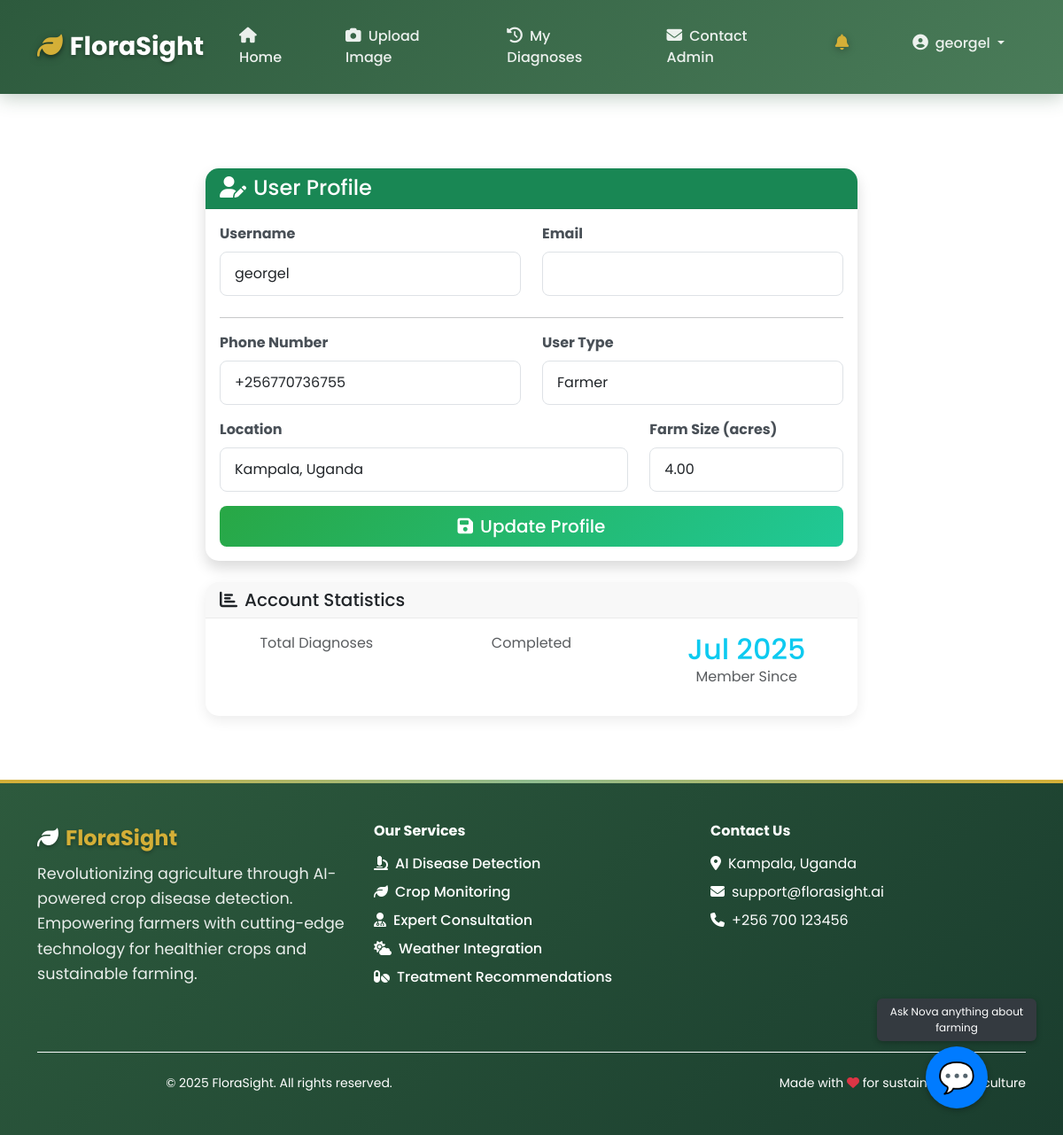
Screenshot of /profile/ (signed in) with the database file from the repository.
### crops/models.py (models this page shows, shortened)
class UserProfile(models.Model):
    user = models.OneToOneField(User, on_delete=models.CASCADE)
    phone_number = models.CharField(max_length=15, blank=True)
    location = models.CharField(max_length=100, blank=True)
    farm_size = models.DecimalField(max_digits=10, decimal_places=2, null=True, blank=True)
    primary_crops = models.CharField(max_length=200, blank=True, help_text="Main crops you grow")
    user_type = models.CharField(max_length=20, choices=[
        ('farmer', 'Farmer'),
        ('agronomist', 'Agronomist'),
        ('extension_worker', 'Extension Worker'),
    ], default='farmer')
    created_at = models.DateTimeField(auto_now_add=True)

### crops/views.py (the view)
# urls.py: path('profile/', views.profile, name='profile'),
@login_required
def profile(request):
    profile, created = UserProfile.objects.get_or_create(user=request.user)
    if request.method == 'POST':
        form = UserProfileForm(request.POST, instance=profile)
        if form.is_valid():
            form.save()
            messages.success(request, 'Profile updated successfully!')
            return redirect('crops:profile')
    else:
        form = UserProfileForm(instance=profile)
    context = {
        'form': form,
        'profile': profile,
    }
    return render(request, 'crops/profile.html', context)

### crops/forms.py
class UserProfileForm(forms.ModelForm):
    class Meta:
        model = UserProfile
        fields = ['phone_number', 'location', 'farm_size', 'user_type', 'primary_crops']
        widgets = {
            'phone_number': forms.TextInput(attrs={
                'class': 'form-control',
                'placeholder': '+1234567890'
            }),
            'location': forms.TextInput(attrs={
                'class': 'form-control',
                'placeholder': 'City, State/Province, Country'
            }),
            'farm_size': forms.NumberInput(attrs={
                'class': 'form-control',
                'placeholder': 'Farm size in acres',
                'step': '0.01'
            }),
            'user_type': forms.Select(attrs={
                'class': 'form-control'
            }),
            'primary_crops': forms.TextInput(attrs={
                'class': 'form-control',
                'placeholder': 'e.g., Maize, Beans, Coffee'
            }),
        }

### crops/context_processors.py (called while the page is built)
def notifications(request):
    if not request.user.is_authenticated:
        return {}
    messages = SystemMessage.objects.filter(
        Q(user=request.user) | Q(user__isnull=True)
    ).order_by('-created_at')
    return {
        'unread_count': messages.filter(is_read=False).count(),
        'user_messages': messages[:5]  # Show 5 most recent
    }

### templates/crops/profile.html (shortened to what this page needs)
{% extends 'base.html' %}
{% load static %}
{% block content %}
<div class="container py-4">
    <div class="row justify-content-center">
        <div class="col-lg-8">
            <div class="card shadow">
                <div class="card-header bg-success text-white">
                    <h4 class="mb-0">
                        <i class="fas fa-user-edit me-2"></i>User Profile
                    </h4>
                </div>
                <div class="card-body">
                    <form method="post">
                        <div class="row mb-4">
                            <div class="col-md-6">
                                <label class="form-label fw-bold">Username</label>
                                <input type="text" class="form-control" value="{{ user.username }}" readonly>
                            </div>
                            <div class="col-md-6">
                                <label class="form-label fw-bold">Email</label>
                                <input type="email" class="form-control" value="{{ user.email }}" readonly>
                            </div>
                        </div>
                        <hr>
                        <div class="row">
                            <div class="col-md-6 mb-3">
                                <label for="{{ form.phone_number.id_for_label }}" class="form-label fw-bold">
                                    Phone Number
                                </label>
                                {{ form.phone_number }}
                            </div>
                            <div class="col-md-6 mb-3">
                                <label for="{{ form.user_type.id_for_label }}" class="form-label fw-bold">
                                    User Type
                                </label>
                                {{ form.user_type }}
                            </div>
                        </div>
                        <div class="row">
                            <div class="col-md-8 mb-3">
                                <label for="{{ form.location.id_for_label }}" class="form-label fw-bold">
                                    Location
                                </label>
                                {{ form.location }}
                            </div>
                            <div class="col-md-4 mb-3">
                                <label for="{{ form.farm_size.id_for_label }}" class="form-label fw-bold">
                                    Farm Size (acres)
                                </label>
                                {{ form.farm_size }}
                            </div>
                        </div>
                        <div class="d-grid">
                            <button type="submit" class="btn btn-success btn-lg">
                                <i class="fas fa-save me-2"></i>Update Profile
                            </button>
                        </div>
                    </form>
                </div>
            </div>
<div class="card mt-4">
    <div class="card-header">
        <h5 class="mb-0">
            <i class="fas fa-chart-bar me-2"></i>Account Statistics
        </h5>
    </div>
    <div class="card-body">
        <div class="row text-center">
            <div class="col-md-4">
                <div class="stat-item">
                    <p class="text-muted">Total Diagnoses</p>
                </div>
            </div>
            <div class="col-md-4">
                <div class="stat-item">
                    <p class="text-muted">Completed</p>
                </div>
            </div>
            <div class="col-md-4">
                <div class="stat-item">
                    <h3 class="text-info">{{ profile.created_at|date:"M Y" }}</h3>
                    <p class="text-muted">Member Since</p>
                </div>
            </div>
        </div>
    </div>
</div>
{%endblock%}

### templates/base.html (shortened to what this page needs)
{% load static %}
<!DOCTYPE html>
<html lang="en">
<head>
    <link href="https://cdn.jsdelivr.net/npm/bootstrap@5.3.0/dist/css/bootstrap.min.css" rel="stylesheet">
    <link rel="stylesheet" href="https://cdnjs.cloudflare.com/ajax/libs/font-awesome/6.4.0/css/all.min.css">
    <link rel="stylesheet" href="{% static 'css/style.css' %}">
</head>
<body>
    <nav class="navbar navbar-expand-lg navbar-dark fixed-top">
        <div class="container">
            <a class="navbar-brand" href="{% url 'crops:home' %}">
                <i class="fas fa-leaf me-2"></i>FloraSight
            </a>
            <div class="collapse navbar-collapse" id="navbarNav">
                <ul class="navbar-nav me-auto">
                    {% if user.is_authenticated %}
                        {% if user.is_staff %}
                            <li class="nav-item">
                                <a class="nav-link" href="{% url 'crops:admin_panel' %}">
                                    <i class="fas fa-cogs"></i>Admin Panel
                                </a>
                            </li>
                        {% else %}
                            <li class="nav-item">
                                <a class="nav-link" href="{% url 'crops:home' %}">
                                    <i class="fas fa-home"></i>Home
                                </a>
                            </li>
                            <li class="nav-item">
                                <a class="nav-link" href="{% url 'crops:upload_image' %}">
                                    <i class="fas fa-camera"></i>Upload Image
                                </a>
                            </li>
                            <li class="nav-item">
                                <a class="nav-link" href="{% url 'crops:diagnosis_history' %}">
    <i class="fas fa-history"></i>My Diagnoses
</a>
                            </li>
                            <li class="nav-item">
                                <a class="nav-link" href="{% url 'crops:send_message_to_admin' %}">
                                    <i class="fas fa-envelope"></i>Contact Admin
                                </a>
                            </li>
                        {% endif %}
                    {% else %}
                        <li class="nav-item">
                            <a class="nav-link" href="{% url 'crops:home' %}">
                                <i class="fas fa-home"></i>Home
                            </a>
                        </li>
                    {% endif %}
                </ul>
                <ul class="navbar-nav ms-auto">
                    {% if user.is_authenticated %}
                        <li class="nav-item dropdown me-3">
                            <a class="nav-link notification-bell" href="#" data-bs-toggle="dropdown">
                                <i class="fas fa-bell"></i>
                            </a>
                        </li>
                        <li class="nav-item dropdown">
                            <a class="nav-link dropdown-toggle" href="#" role="button" data-bs-toggle="dropdown">
                                <i class="fas fa-user-circle me-2"></i>{{ user.username }}
                            </a>
                        </li>
                    {% endif %}
                </ul>
            </div>
        </div>
    </nav>
    <main class="main-content">
        {% include 'chatbot/chatbot.html' %}
        {% block content %}{% endblock %}
    </main>
<footer class="footer py-5 mt-5" style="background-color: #2e7d32;">
    <div class="container footer-content text-white">
        <div class="row">
            <div class="col-lg-4 mb-4">
                <div class="footer-brand mb-2 fw-bold fs-4">
                    <i class="fas fa-leaf me-2 text-white"></i>FloraSight
                </div>
                <p class="footer-description">
                    Revolutionizing agriculture through AI-powered crop disease detection.
                    Empowering farmers with cutting-edge technology for healthier crops and sustainable farming.
                </p>
            </div>
            <div class="col-lg-4 col-md-6 mb-4">
                <h6 class="fw-bold mb-3">Our Services</h6>
                <div class="footer-links d-flex flex-column gap-2">
                    <a href="#" class="text-white"><i class="fas fa-microscope me-2 text-white"></i>AI Disease Detection</a>
                    <a href="#" class="text-white"><i class="fas fa-leaf me-2 text-white"></i>Crop Monitoring</a>
                    <a href="#" class="text-white"><i class="fas fa-user-md me-2 text-white"></i>Expert Consultation</a>
                    <a href="#" class="text-white"><i class="fas fa-cloud-sun me-2 text-white"></i>Weather Integration</a>
                    <a href="#" class="text-white"><i class="fas fa-pills me-2 text-white"></i>Treatment Recommendations</a>
                </div>
            </div>
            <div class="col-lg-4 col-md-6 mb-4">
                <h6 class="fw-bold mb-3">Contact Us</h6>
                <p class="mb-2">
                    <i class="fas fa-map-marker-alt me-2 text-white"></i>Kampala, Uganda
                </p>
                <p class="mb-2">
                    <i class="fas fa-envelope me-2 text-white"></i>support@florasight.ai
                </p>
                <p>
                    <i class="fas fa-phone me-2 text-white"></i>+256 700 123456
                </p>
            </div>
        </div>
        <div class="footer-bottom pt-4 border-top border-light mt-4">
            <div class="row align-items-center">
                <div class="col-md-6">
                    <p class="mb-0 small">
                        &copy; 2025 FloraSight. All rights reserved.
                    </p>
                </div>
                <div class="col-md-6 text-md-end">
                    <p class="mb-0 small">
                        Made with <i class="fas fa-heart text-danger"></i> for sustainable agriculture
                    </p>
                </div>
            </div>
        </div>
    </div>
</footer>
</body>
</html>

### static/css/style.css (style rules this page uses)
:root { --primary-green: #28a745; --secondary-green: #20c997; --dark-green: #155724; --light-green: #d4edda; --gradient-green: linear-gradient(135deg, #28a745 0%, #20c997 100%); }
body { font-family: 'Segoe UI', Tahoma, Geneva, Verdana, sans-serif; padding-top: 76px; }
.main-content { min-height: calc(100vh - 200px); }
.navbar-brand { font-size: 1.5rem; }
.stat-item h3 { font-size: 2rem; margin-bottom: 0; }
.card { border: none; border-radius: 15px; box-shadow: 0 5px 15px rgba(0,0,0,0.08); transition: box-shadow 0.3s ease; }
.card-header { border-radius: 15px 15px 0 0 !important; border-bottom: 1px solid rgba(0,0,0,0.05); }
.btn { border-radius: 8px; font-weight: 500; transition: all 0.3s ease; }
.btn-success { background: var(--gradient-green); border: none; }
.form-control { border-radius: 8px; border: 1px solid #dee2e6; padding: 0.75rem 1rem; transition: border-color 0.3s ease, box-shadow 0.3s ease; }
.form-label { color: #495057; margin-bottom: 0.5rem; }
footer { margin-top: auto; }
.fa-leaf { color: #28a745; }

### templates/base.html (style rules this page uses)
:root { --primary-green: #2d5a3d; --accent-green: #4a7c59; --light-green: #8fbc8f; --gold: #d4af37; --earth-brown: #8b4513; --cream: #f8f6f0; --soft-gray: #6c757d; }
* { font-family: 'Poppins', sans-serif; }
.navbar { background: linear-gradient(135deg, var(--primary-green) 0%, var(--accent-green) 100%) !important; box-shadow: 0 4px 20px rgba(45, 90, 61, 0.3); backdrop-filter: blur(10px); padding: 1rem 0; }
.navbar-brand { font-size: 1.8rem; font-weight: 700; color: white !important; text-shadow: 0 2px 4px rgba(0,0,0,0.3); transition: all 0.3s ease; }
.navbar-brand i { color: var(--gold); filter: drop-shadow(0 2px 4px rgba(0,0,0,0.3)); }
.navbar-nav .nav-link { color: rgba(255, 255, 255, 0.9) !important; font-weight: 500; padding: 0.8rem 1.2rem !important; margin: 0 0.3rem; border-radius: 25px; transition: all 0.3s ease; position: relative; overflow: hidden; }
.navbar-nav .nav-link::before { content: ''; position: absolute; top: 0; left: -100%; width: 100%; height: 100%; background: linear-gradient(90deg, transparent, rgba(255,255,255,0.1), transparent); transition: left 0.5s; }
.navbar-nav .nav-link i { margin-right: 0.5rem; font-size: 1.1rem; }
.notification-bell { position: relative; display: inline-block; }
.notification-bell .fa-bell { font-size: 1.3rem; color: var(--gold); filter: drop-shadow(0 2px 4px rgba(0,0,0,0.3)); transition: all 0.3s ease; }
.footer { background: linear-gradient(135deg, var(--primary-green) 0%, #1a3d2e 100%); color: white; position: relative; overflow: hidden; }
.footer::before { content: ''; position: absolute; top: 0; left: 0; right: 0; height: 4px; background: linear-gradient(90deg, var(--gold), var(--light-green), var(--gold)); }
.footer-content { position: relative; z-index: 2; }
.footer-brand { font-size: 1.8rem; font-weight: 700; color: var(--gold); text-shadow: 0 2px 4px rgba(0,0,0,0.3); margin-bottom: 1rem; }
.footer-description { font-size: 1.1rem; color: rgba(255, 255, 255, 0.9); margin-bottom: 1.5rem; line-height: 1.6; }
.footer-links { display: flex; gap: 2rem; margin-bottom: 1.5rem; flex-wrap: wrap; }
.footer-links a { color: rgba(255, 255, 255, 0.8); text-decoration: none; font-weight: 500; transition: all 0.3s ease; position: relative; }
.footer-links a::after { content: ''; position: absolute; bottom: -4px; left: 0; width: 0; height: 2px; background: var(--gold); transition: width 0.3s ease; }
.footer-bottom { border-top: 1px solid rgba(255, 255, 255, 0.1); padding-top: 2rem; margin-top: 2rem; text-align: center; }
.main-content { min-height: calc(100vh - 200px); margin-top: 90px; }

### rows the page displays
UserProfile: phone_number "+256770736755", user_type "Farmer", location "Kampala, Uganda", farm_size "4.00", created_at "Jul 2025"

### other values shown
{{ user.username }} "georgel"
